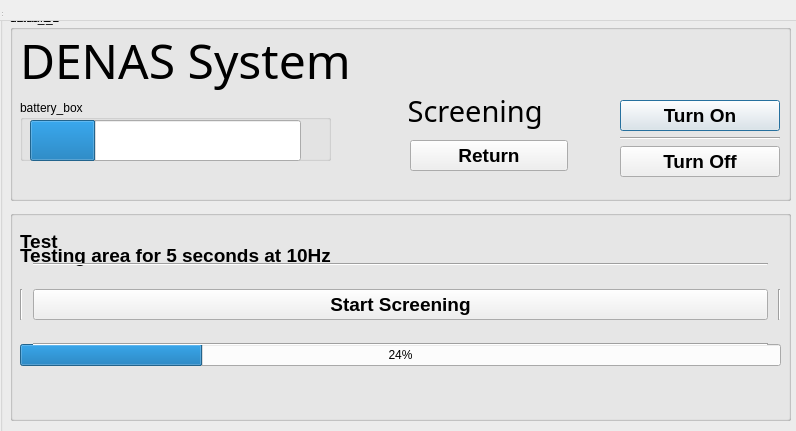
<?xml version="1.0" encoding="UTF-8"?>
<ui version="4.0">
 <class>Screening</class>
 <widget class="QDialog" name="Screening">
  <property name="geometry">
   <rect>
    <x>0</x>
    <y>0</y>
    <width>796</width>
    <height>431</height>
   </rect>
  </property>
  <property name="windowTitle">
   <string>MainWindow</string>
  </property>
  <widget class="QWidget" name="centralwidget" native="true">
   <property name="geometry">
    <rect>
     <x>0</x>
     <y>0</y>
     <width>801</width>
     <height>581</height>
    </rect>
   </property>
   <widget class="QGroupBox" name="Master">
    <property name="geometry">
     <rect>
      <x>0</x>
      <y>0</y>
      <width>801</width>
      <height>581</height>
     </rect>
    </property>
    <property name="title">
     <string>Master</string>
    </property>
    <widget class="QGroupBox" name="static_2">
     <property name="geometry">
      <rect>
       <x>10</x>
       <y>10</y>
       <width>781</width>
       <height>191</height>
      </rect>
     </property>
     <property name="title">
      <string>static_2</string>
     </property>
     <widget class="QGroupBox" name="default_2">
      <property name="geometry">
       <rect>
        <x>0</x>
        <y>0</y>
        <width>781</width>
        <height>191</height>
       </rect>
      </property>
      <property name="title">
       <string>default_2</string>
      </property>
      <widget class="QWidget" name="verticalLayoutWidget">
       <property name="geometry">
        <rect>
         <x>610</x>
         <y>90</y>
         <width>160</width>
         <height>80</height>
        </rect>
       </property>
       <layout class="QVBoxLayout" name="power_layout">
        <item>
         <widget class="QPushButton" name="on_button">
          <property name="font">
           <font>
            <pointsize>14</pointsize>
            <weight>75</weight>
            <bold>true</bold>
           </font>
          </property>
          <property name="text">
           <string>Turn On</string>
          </property>
         </widget>
        </item>
        <item>
         <widget class="Line" name="line_3">
          <property name="orientation">
           <enum>Qt::Horizontal</enum>
          </property>
         </widget>
        </item>
        <item>
         <widget class="QPushButton" name="off_button">
          <property name="font">
           <font>
            <pointsize>14</pointsize>
            <weight>75</weight>
            <bold>true</bold>
           </font>
          </property>
          <property name="text">
           <string>Turn Off</string>
          </property>
         </widget>
        </item>
       </layout>
      </widget>
      <widget class="QGroupBox" name="battery_box">
       <property name="enabled">
        <bool>true</bool>
       </property>
       <property name="geometry">
        <rect>
         <x>10</x>
         <y>90</y>
         <width>311</width>
         <height>61</height>
        </rect>
       </property>
       <property name="title">
        <string>battery_box</string>
       </property>
       <widget class="QProgressBar" name="battery_lvl">
        <property name="geometry">
         <rect>
          <x>10</x>
          <y>20</y>
          <width>271</width>
          <height>41</height>
         </rect>
        </property>
        <property name="value">
         <number>24</number>
        </property>
        <property name="alignment">
         <set>Qt::AlignRight|Qt::AlignTop|Qt::AlignTrailing</set>
        </property>
        <property name="format">
         <string/>
        </property>
       </widget>
       <widget class="QLabel" name="battery_label">
        <property name="geometry">
         <rect>
          <x>250</x>
          <y>30</y>
          <width>47</width>
          <height>21</height>
         </rect>
        </property>
        <property name="text">
         <string/>
        </property>
       </widget>
      </widget>
      <widget class="QLabel" name="clock">
       <property name="geometry">
        <rect>
         <x>640</x>
         <y>10</y>
         <width>121</width>
         <height>51</height>
        </rect>
       </property>
       <property name="font">
        <font>
         <family>Segoe UI</family>
         <pointsize>14</pointsize>
         <weight>75</weight>
         <bold>true</bold>
        </font>
       </property>
       <property name="text">
        <string/>
       </property>
      </widget>
      <widget class="QLabel" name="battery_msg">
       <property name="geometry">
        <rect>
         <x>20</x>
         <y>150</y>
         <width>241</width>
         <height>31</height>
        </rect>
       </property>
       <property name="font">
        <font>
         <pointsize>9</pointsize>
         <weight>75</weight>
         <bold>true</bold>
        </font>
       </property>
       <property name="text">
        <string/>
       </property>
      </widget>
      <widget class="QLabel" name="label_2">
       <property name="geometry">
        <rect>
         <x>360</x>
         <y>70</y>
         <width>221</width>
         <height>61</height>
        </rect>
       </property>
       <property name="font">
        <font>
         <family>MV Boli</family>
         <pointsize>22</pointsize>
        </font>
       </property>
       <property name="text">
        <string>     Screening</string>
       </property>
      </widget>
      <widget class="QPushButton" name="return_2">
       <property name="geometry">
        <rect>
         <x>400</x>
         <y>130</y>
         <width>158</width>
         <height>31</height>
        </rect>
       </property>
       <property name="font">
        <font>
         <pointsize>14</pointsize>
         <weight>75</weight>
         <bold>true</bold>
        </font>
       </property>
       <property name="text">
        <string>Return</string>
       </property>
      </widget>
     </widget>
     <widget class="QLabel" name="label">
      <property name="geometry">
       <rect>
        <x>10</x>
        <y>20</y>
        <width>421</width>
        <height>61</height>
       </rect>
      </property>
      <property name="font">
       <font>
        <family>MV Boli</family>
        <pointsize>36</pointsize>
       </font>
      </property>
      <property name="text">
       <string>DENAS System</string>
      </property>
     </widget>
     <zorder>label</zorder>
     <zorder>default_2</zorder>
    </widget>
    <widget class="QGroupBox" name="menu">
     <property name="geometry">
      <rect>
       <x>10</x>
       <y>210</y>
       <width>781</width>
       <height>211</height>
      </rect>
     </property>
     <property name="title">
      <string/>
     </property>
     <widget class="QWidget" name="horizontalLayoutWidget">
      <property name="geometry">
       <rect>
        <x>0</x>
        <y>30</y>
        <width>781</width>
        <height>131</height>
       </rect>
      </property>
      <layout class="QHBoxLayout" name="sub_menu">
       <property name="spacing">
        <number>10</number>
       </property>
       <property name="sizeConstraint">
        <enum>QLayout::SetDefaultConstraint</enum>
       </property>
       <property name="leftMargin">
        <number>10</number>
       </property>
       <property name="topMargin">
        <number>10</number>
       </property>
       <property name="rightMargin">
        <number>10</number>
       </property>
       <property name="bottomMargin">
        <number>10</number>
       </property>
       <item>
        <layout class="QGridLayout" name="sub_grid">
         <property name="leftMargin">
          <number>0</number>
         </property>
         <item row="1" column="1">
          <widget class="QPushButton" name="screen">
           <property name="font">
            <font>
             <pointsize>14</pointsize>
             <weight>75</weight>
             <bold>true</bold>
            </font>
           </property>
           <property name="text">
            <string>Start Screening</string>
           </property>
          </widget>
         </item>
         <item row="2" column="1">
          <widget class="Line" name="line_4">
           <property name="orientation">
            <enum>Qt::Horizontal</enum>
           </property>
          </widget>
         </item>
         <item row="1" column="2">
          <widget class="Line" name="line">
           <property name="orientation">
            <enum>Qt::Vertical</enum>
           </property>
          </widget>
         </item>
         <item row="1" column="0">
          <widget class="Line" name="line_2">
           <property name="orientation">
            <enum>Qt::Vertical</enum>
           </property>
          </widget>
         </item>
         <item row="0" column="1">
          <widget class="Line" name="line_5">
           <property name="orientation">
            <enum>Qt::Horizontal</enum>
           </property>
          </widget>
         </item>
        </layout>
       </item>
      </layout>
     </widget>
     <widget class="QLabel" name="report">
      <property name="geometry">
       <rect>
        <x>10</x>
        <y>20</y>
        <width>701</width>
        <height>23</height>
       </rect>
      </property>
      <property name="font">
       <font>
        <pointsize>14</pointsize>
        <weight>75</weight>
        <bold>true</bold>
       </font>
      </property>
      <property name="text">
       <string>Test</string>
      </property>
     </widget>
    </widget>
    <widget class="QGroupBox" name="menu2">
     <property name="geometry">
      <rect>
       <x>10</x>
       <y>210</y>
       <width>781</width>
       <height>211</height>
      </rect>
     </property>
     <property name="title">
      <string/>
     </property>
     <widget class="QWidget" name="horizontalLayoutWidget_2">
      <property name="geometry">
       <rect>
        <x>0</x>
        <y>80</y>
        <width>781</width>
        <height>131</height>
       </rect>
      </property>
      <layout class="QHBoxLayout" name="sub_menu_2">
       <property name="spacing">
        <number>10</number>
       </property>
       <property name="sizeConstraint">
        <enum>QLayout::SetDefaultConstraint</enum>
       </property>
       <property name="leftMargin">
        <number>10</number>
       </property>
       <property name="topMargin">
        <number>10</number>
       </property>
       <property name="rightMargin">
        <number>10</number>
       </property>
       <property name="bottomMargin">
        <number>10</number>
       </property>
       <item>
        <layout class="QGridLayout" name="sub_grid_2">
         <property name="leftMargin">
          <number>0</number>
         </property>
         <item row="0" column="0">
          <widget class="QProgressBar" name="progress">
           <property name="value">
            <number>24</number>
           </property>
          </widget>
         </item>
        </layout>
       </item>
      </layout>
     </widget>
     <widget class="QLabel" name="label_3">
      <property name="geometry">
       <rect>
        <x>10</x>
        <y>30</y>
        <width>361</width>
        <height>31</height>
       </rect>
      </property>
      <property name="font">
       <font>
        <pointsize>14</pointsize>
        <weight>75</weight>
        <bold>true</bold>
       </font>
      </property>
      <property name="text">
       <string>Testing area for 5 seconds at 10Hz</string>
      </property>
     </widget>
    </widget>
    <zorder>static_2</zorder>
    <zorder>menu2</zorder>
    <zorder>menu</zorder>
   </widget>
  </widget>
  <widget class="QMenuBar" name="menubar">
   <property name="geometry">
    <rect>
     <x>0</x>
     <y>0</y>
     <width>796</width>
     <height>21</height>
    </rect>
   </property>
  </widget>
  <widget class="QStatusBar" name="statusbar">
   <property name="geometry">
    <rect>
     <x>0</x>
     <y>0</y>
     <width>3</width>
     <height>18</height>
    </rect>
   </property>
  </widget>
 </widget>
 <resources/>
 <connections/>
</ui>
